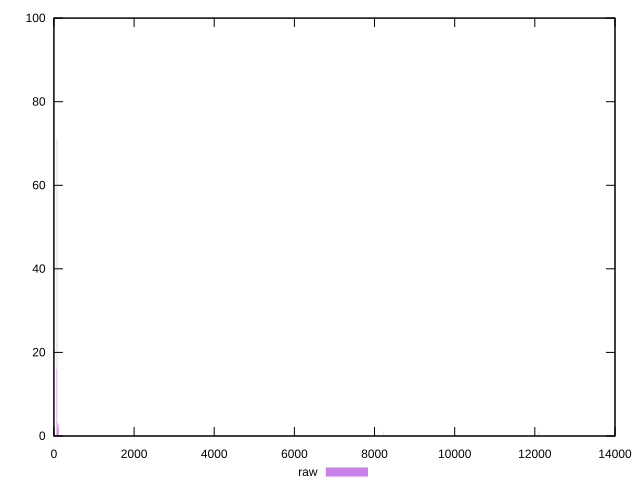

gnuplot code for this plot:
reset

$raw <<EOF
12104.974810539446 1
83.48258490027204 79
62.61193867520403 14
104.35323112534006 5
8202.163966451728 1
EOF

set key outside below
set boxwidth 20.87064622506801
set xrange [71.747:12103.054]
set yrange [0:100]
set style fill transparent solid 0.5 noborder
set terminal svg size 640, 490 enhanced background rgb 'white'
set output "report_00007_2020-12-11T15:55:29.892Z/server-response-time/samples/pages/raw/histogram.svg"

plot $raw title "raw" with boxes

reset
